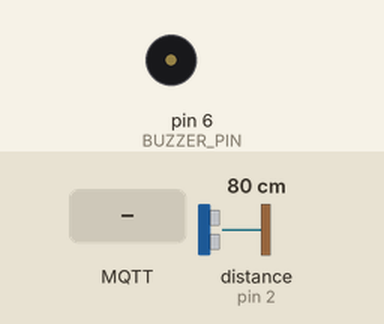
A sketch run on a simulated Arduino Uno, built for the host (arithmetic inside an expression is 32-bit, double 64-bit). Shown: buzzer (waves = sounding). The inputs (shaded band) are chosen by the test bench; at power-on: distance to the obstacle (sensor on pin 2) 80 cm. WiFi joins after 1.5 s; servers stay silent unless stated; no MQTT or app messages arrive unless stated; what the sketch prints to the serial monitor is not drawn.

Above: at 2.7 s.
2.8 s: MQTT message "ON" arrives on the second subscribed topic
At 4.0 s:
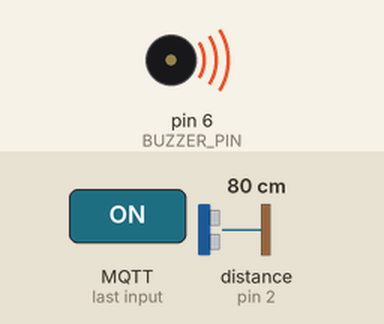
4.3 s: MQTT message "ON" arrives on the first subscribed topic
5.8 s: MQTT message "OFF" arrives on the first subscribed topic
7.3 s: MQTT message "1" arrives on the first subscribed topic
8.8 s: MQTT message "on" arrives on the first subscribed topic
11.5 s: MQTT message "off" arrives on the first subscribed topic
Timing chart, 0 to 14.0 s (numbered marks = the images above; inputs shaded):
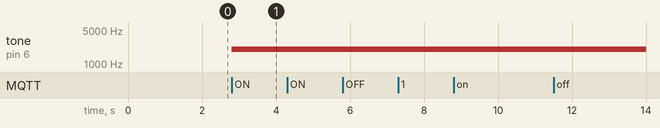

The sketch:

arduino-serverroom.ino
```cpp
// Version Ethernet + MQTT pour Arduino UNO
// Contrôle buzzer via 2 modes:
// 1. server-room/buzzer/cmd → Contrôle direct ON/OFF
// 2. server-room/alarm/cmd → Alarme distance < 50cm

#include <SPI.h>
#include <Ethernet.h>
#include <PubSubClient.h>
#include <Ultrasonic.h>

// ======== ULTRASON GROVE ========
#define ULTRASONIC_PIN 2
Ultrasonic ultrasonic(ULTRASONIC_PIN);

// ======== BUZZER ========
#define BUZZER_PIN 6
bool alarmeActive = false;     // Alarme distance via alarm/cmd
bool buzzerForce = false;      // Contrôle direct via buzzer/cmd

// ======== LUMINOSITE ========
const int capteur_lum = A0;
int analog_lum;

// ======== RESEAU ETHERNET ========
byte mac[] = { 0xDE, 0xAD, 0xBE, 0xEF, 0xFE, 0xED };
IPAddress ip(10,160,24,100);
IPAddress gateway(10,160,24,1);
IPAddress subnet(255,255,252,0);

// ======== MQTT ========
const char* mqtt_server = "10.160.24.188";
const int mqtt_port = 1883;
const char* mqtt_user = "arduino";
const char* mqtt_pass = "arduinopass";

EthernetClient ethClient;
PubSubClient client(ethClient);

unsigned long lastPublish = 0;
const long publishInterval = 10000; // 10 sec

unsigned long lastDistanceCheck = 0;
const long distanceCheckInterval = 1000; // 1 sec

// ======== LECTURE DISTANCE ========
float lireDistance() {
  long distance = ultrasonic.read();
  if (distance <= 0 || distance > 400) return -1;
  return distance;
}

// ======== CALLBACK MQTT ========
void callback(char* topic, byte* payload, unsigned int length) {
  String msg = "";
  for (int i = 0; i < length; i++) {
    msg += (char)payload[i];
  }

  // Nettoyer les espaces/retours à la ligne
  msg.trim();

  Serial.print("Message recu [");
  Serial.print(topic);
  Serial.print("]: '");
  Serial.print(msg);
  Serial.print("' (length=");
  Serial.print(length);
  Serial.println(")");

  // Debug: afficher chaque caractère
  Serial.print("Bytes: ");
  for (int i = 0; i < length; i++) {
    Serial.print((int)payload[i]);
    Serial.print(" ");
  }
  Serial.println();

  // 🔔 COMMANDE BUZZER DIRECT (priorité haute)
  if (String(topic) == "server-room/buzzer/cmd") {

    // Comparer avec trim() et ignorer la casse
    msg.toUpperCase();

    if (msg == "ON") {
      buzzerForce = true;
      tone(BUZZER_PIN, 2000);
      Serial.println("🔔 BUZZER FORCE ON");
    }
    else if (msg == "OFF") {
      buzzerForce = false;
      noTone(BUZZER_PIN);
      Serial.println("🔕 BUZZER FORCE OFF");
    }
    else {
      Serial.print("⚠️ Commande inconnue: '");
      Serial.print(msg);
      Serial.println("'");
    }
  }

  // 🚨 COMMANDE ALARME DISTANCE
  if (String(topic) == "server-room/alarm/cmd") {

    msg.toUpperCase();

    if (msg == "ON") {
      alarmeActive = true;
      Serial.println("✅ ALARME DISTANCE ACTIVEE");
    }
    else if (msg == "OFF") {
      alarmeActive = false;
      // Éteindre le buzzer seulement si pas en mode force
      if (!buzzerForce) {
        noTone(BUZZER_PIN);
      }
      Serial.println("❌ ALARME DISTANCE DESACTIVEE");
    }
    else {
      Serial.print("⚠️ Commande alarme inconnue: '");
      Serial.print(msg);
      Serial.println("'");
    }
  }
}


// ======== RECONNEXION MQTT ========
void reconnect_mqtt() {
  while (!client.connected()) {
    Serial.print("Connexion MQTT...");
    if (client.connect("Arduino-IOT", mqtt_user, mqtt_pass)) {
      Serial.println("OK");
      client.subscribe("server-room/alarm/cmd");
      client.subscribe("server-room/buzzer/cmd");
      Serial.println("Abonne a: alarm/cmd, buzzer/cmd");
    } else {
      Serial.print("Erreur rc=");
      Serial.print(client.state());
      Serial.println(" retry 5s");
      delay(5000);
    }
  }
}

// ======== SETUP ========
void setup() {
  Serial.begin(9600);

  pinMode(BUZZER_PIN, OUTPUT);
  digitalWrite(BUZZER_PIN, LOW);

  Serial.println("=== Arduino Server Room ===");
  Serial.println("Initialisation Ethernet...");
  Ethernet.begin(mac, ip, gateway, gateway, subnet);
  delay(1500);

  Serial.print("IP Arduino: ");
  Serial.println(Ethernet.localIP());

  client.setServer(mqtt_server, mqtt_port);
  client.setCallback(callback);

  Serial.println("Arduino pret!");
  Serial.println("Modes buzzer:");
  Serial.println("  1. buzzer/cmd → Force ON/OFF");
  Serial.println("  2. alarm/cmd → Auto si distance < 50cm");
}

// ======== LOOP ========
void loop() {

  Ethernet.maintain();

  if (!client.connected()) reconnect_mqtt();
  client.loop();

  unsigned long now = millis();

  // ✅ Gestion alarme distance toutes les 1 seconde
  if (now - lastDistanceCheck >= distanceCheckInterval) {
    lastDistanceCheck = now;
    float distance = lireDistance();

    Serial.print("Distance = ");
    Serial.print(distance);
    Serial.print(" cm | Alarme = ");
    Serial.print(alarmeActive ? "ON" : "OFF");
    Serial.print(" | Buzzer Force = ");
    Serial.println(buzzerForce ? "ON" : "OFF");

    // 🔔 Logique du buzzer (priorité: force > alarme distance)
    if (buzzerForce) {
      // Mode force activé → buzzer reste ON quoi qu'il arrive
      tone(BUZZER_PIN, 2000);
    }
    else if (alarmeActive && distance > 0 && distance < 50) {
      // Alarme distance activée ET objet proche
      tone(BUZZER_PIN, 2000);
      Serial.println("  🚨 ALARME: Objet detecte!");
    }
    else {
      // Aucune condition → éteindre
      noTone(BUZZER_PIN);
    }
  }

  // 📡 Publication MQTT toutes les 10 secondes
  if (now - lastPublish >= publishInterval) {
    lastPublish = now;

    // ===== LUMINOSITE =====
    analog_lum = analogRead(capteur_lum);
    Serial.print("Luminosite = ");
    Serial.println(analog_lum);

    char lightStr[8];
    itoa(analog_lum, lightStr, 10);
    client.publish("server-room/light", lightStr);

    // ===== DISTANCE =====
    float distance = lireDistance();
    Serial.print("Distance (publication) = ");
    Serial.print(distance);
    Serial.println(" cm");

    char distStr[10];
    dtostrf(distance, 4, 2, distStr);
    client.publish("server-room/distance", distStr);

    Serial.println("--- Cycle publication termine ---");
  }
}
```

Measured:
- after the input at 2.8 s, tone on pin 6 (BUZZER_PIN): silent → 2000 Hz at once
- after the input at 4.3 s, every drawn part: stays the same
- after the input at 5.8 s, every drawn part: stays the same
- after the input at 7.3 s, every drawn part: stays the same
- after the input at 8.8 s, every drawn part: stays the same
- after the input at 11.5 s, every drawn part: stays the same
